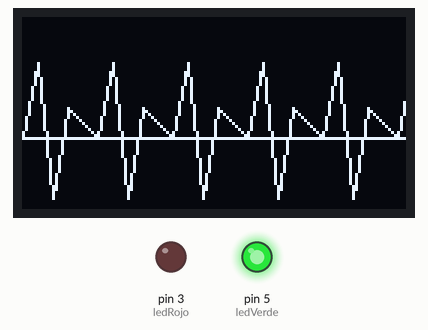
Recording of a sketch running on a simulated Arduino Uno, built with avr-gcc and run on an emulated ATmega328P. On the bench: 128×64 one-colour display, output pins drawn as LEDs (lit = HIGH).

Above: at 0.11 s.
At 10.1 s:
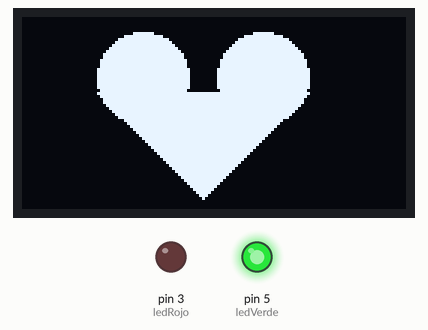
At 24.96 s:
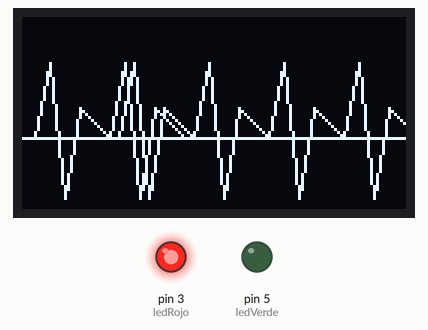
At 39.91 s:
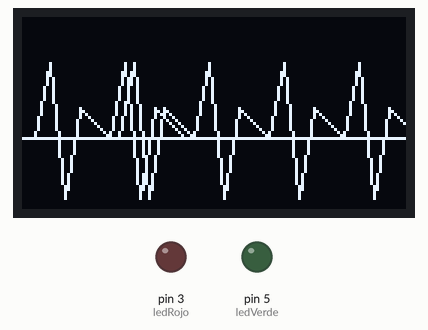
Timing chart, 0 to 40.0 s (numbered marks = the images above):
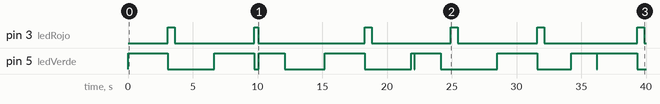

The sketch:

FINAL_ADORNO.ino
```cpp
#include <Wire.h>
#include <Adafruit_GFX.h>
#include <Adafruit_SSD1306.h>

// Configuración OLED
#define ANCHO 128
#define ALTO 64
Adafruit_SSD1306 display(ANCHO, ALTO, &Wire, -1);

// Pines LEDs
int ledRojo = 3;
int ledVerde = 5;

// Variables para controlar LEDs con millis()
unsigned long ultimoCambioLED = 0;
int estadoLED = 0; // 0=verde, 1=rojo, 2=apagado

void dibujarCorazon() {
  display.clearDisplay();
  display.fillCircle(40, 20, 15, SSD1306_WHITE);  // círculo izquierdo
  display.fillCircle(80, 20, 15, SSD1306_WHITE);  // círculo derecho
  display.fillTriangle(25, 25, 95, 25, 60, 60, SSD1306_WHITE); // triángulo abajo
  display.display();
}

void animarBPM(int tiempo_ms) {
  unsigned long start = millis();
  int x = 0;

  while (millis() - start < tiempo_ms) {
    display.clearDisplay();

    // Línea base
    display.drawLine(0, 40, ANCHO, 40, SSD1306_WHITE);

    // Dibujar varios picos altos y bajos tipo zig-zag
    for (int i = 0; i < ANCHO; i += 25) {
      int baseX = (x + i) % ANCHO;
      display.drawLine(baseX, 40, baseX+5, 15, SSD1306_WHITE);   // pico alto
      display.drawLine(baseX+5, 15, baseX+10, 60, SSD1306_WHITE); // bajada fuerte
      display.drawLine(baseX+10, 60, baseX+15, 30, SSD1306_WHITE); // rebote medio
      display.drawLine(baseX+15, 30, baseX+25, 40, SSD1306_WHITE); // regreso a base
    }

    display.display();

    // Control de LEDs con millis()
    unsigned long ahora = millis();
    if (estadoLED == 0 && ahora - ultimoCambioLED >= 3000) {
      // Verde estuvo 3s → ahora rojo
      digitalWrite(ledVerde, LOW);
      digitalWrite(ledRojo, HIGH);
      estadoLED = 1;
      ultimoCambioLED = ahora;
    } else if (estadoLED == 1 && ahora - ultimoCambioLED >= 500) {
      // Rojo estuvo 0.5s → ahora apagado
      digitalWrite(ledRojo, LOW);
      estadoLED = 2;
      ultimoCambioLED = ahora;
    } else if (estadoLED == 2 && ahora - ultimoCambioLED >= 3000) {
      // Apagado 3s → ahora verde
      digitalWrite(ledVerde, HIGH);
      estadoLED = 0;
      ultimoCambioLED = ahora;
    }

    delay(50); // velocidad de animación
    x += 4;    // avanzar animación
  }

  // Apagar LEDs al terminar
  digitalWrite(ledRojo, LOW);
  digitalWrite(ledVerde, LOW);
}

void setup() {
  pinMode(ledRojo, OUTPUT);
  pinMode(ledVerde, OUTPUT);

  // Inicializar OLED
  if(!display.begin(SSD1306_SWITCHCAPVCC, 0x3C)) {
    for(;;); // si falla, se queda aquí
  }

  randomSeed(analogRead(A0)); // semilla para aleatorios

  // Arrancar con verde encendido
  digitalWrite(ledVerde, HIGH);
  estadoLED = 0;
  ultimoCambioLED = millis();
}

void loop() {
  // Escena 1: Latido BPM animado (10 segundos)
  animarBPM(10000);

  // Escena 2: Corazón grande (2 segundos)
  dibujarCorazon();
  digitalWrite(ledVerde, HIGH);
  delay(2000);
  digitalWrite(ledVerde, LOW);
}
```

Measured:
- by itself, pin 3 (ledRojo): LOW → HIGH at 3.1 s, → LOW 0.54 s later, → HIGH 6.1 s later, → LOW 0.32 s later, … (12 changes in this stretch)
- by itself, pin 5 (ledVerde): HIGH → LOW at 3.1 s, → HIGH 3.6 s later, → LOW 3.1 s later, → HIGH 0.35 s later, … (17 changes in this stretch)
- what the display in image 1 shows lasts 2.0 s, from 10.1 s to 12.1 s
